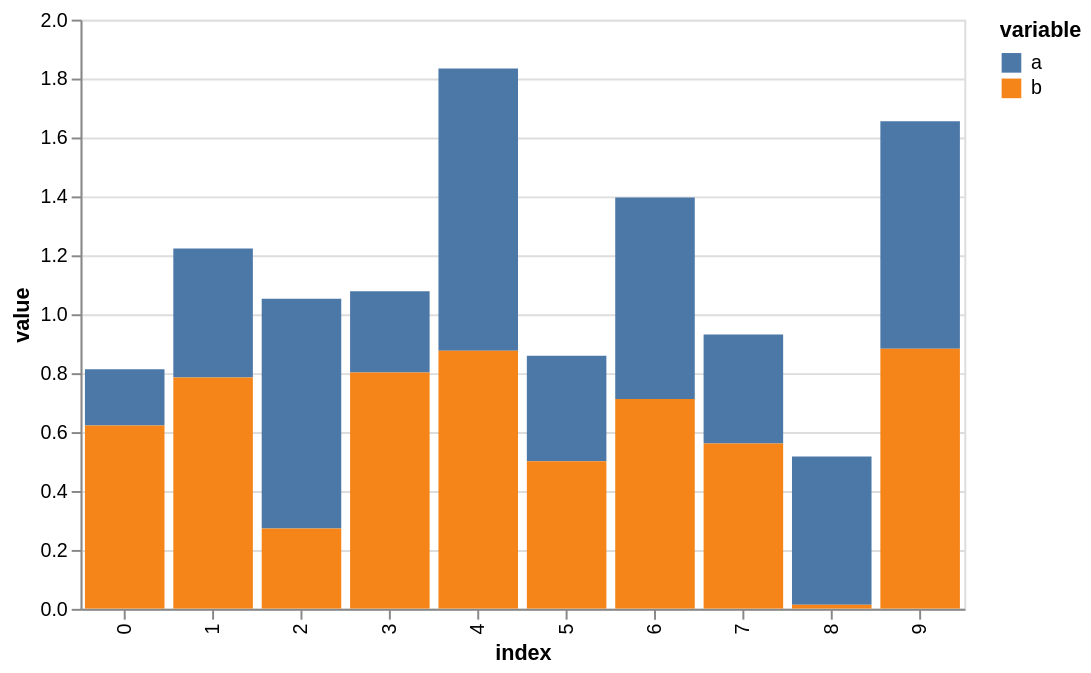

Express this chart as Vega-Lite.
### Vega-Lite specification from a JSON file in a GitHub repository (floating-point values rounded to 4 significant figures)
{"mark": "bar", "encoding": {"x": {"field": "index", "type": "ordinal"}, "y": {"field": "value", "type": "quantitative", "stack": "zero"}, "color": {"field": "variable", "type": "nominal"}}, "$schema": "https://vega.github.io/schema/vega-lite/v2.json", "width": 450, "height": 300, "selection": {"grid": {"type": "interval", "bind": "scales"}}, "data": {"values": [{"index": 0, "variable": "a", "value": 0.1915}, {"index": 1, "variable": "a", "value": 0.4377}, {"index": 2, "variable": "a", "value": 0.78}, {"index": 3, "variable": "a", "value": 0.2765}, {"index": 4, "variable": "a", "value": 0.9581}, {"index": 5, "variable": "a", "value": 0.3578}, {"index": 6, "variable": "a", "value": 0.6835}, {"index": 7, "variable": "a", "value": 0.3703}, {"index": 8, "variable": "a", "value": 0.5031}, {"index": 9, "variable": "a", "value": 0.7728}, {"index": 0, "variable": "b", "value": 0.6221}, {"index": 1, "variable": "b", "value": 0.7854}, {"index": 2, "variable": "b", "value": 0.2726}, {"index": 3, "variable": "b", "value": 0.8019}, {"index": 4, "variable": "b", "value": 0.8759}, {"index": 5, "variable": "b", "value": 0.501}, {"index": 6, "variable": "b", "value": 0.7127}, {"index": 7, "variable": "b", "value": 0.5612}, {"index": 8, "variable": "b", "value": 0.01377}, {"index": 9, "variable": "b", "value": 0.8826}]}}
